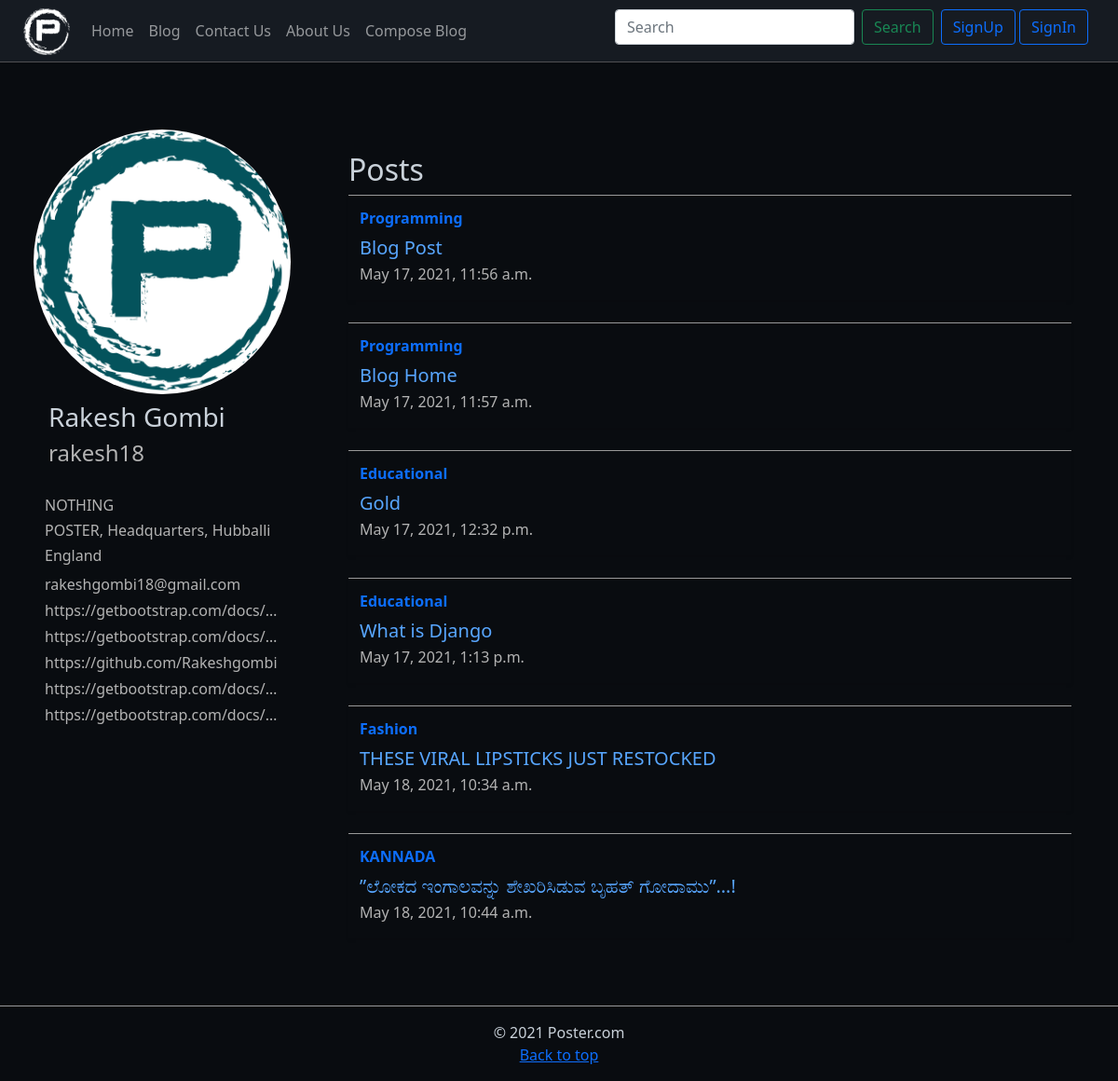
Page /rakesh18/ on the committed database.
### Home/models.py (models this page shows, shortened)
class Profile(models.Model):
  user = models.OneToOneField(User, null=True, on_delete=models.CASCADE)
  bio = models.TextField()
  organisation = models.CharField(max_length=300, default="")
  country = models.CharField(max_length=50, default="")
  display_pic = models.FileField(upload_to="pic_folder")
  website = models.CharField(max_length=255, null=True, blank=True, default="")
  facebook = models.CharField(max_length=255, null=True, blank=True, default="")
  instagram = models.CharField(max_length=255, null=True, blank=True, default="")
  twitter = models.CharField(max_length=255, null=True, blank=True, default="")
  github = models.CharField(max_length=255, null=True, blank=True, default="")

### Blog/models.py (models this page shows, shortened)
class Post(models.Model):
    sno = models.AutoField(primary_key=True)
    category = models.CharField(max_length=50, default="")
    title = models.CharField(max_length=300, default="")
    author = models.CharField(max_length=255, default="")
    content = RichTextField(blank=True, null=True)
    slug = models.CharField(max_length=350)
    views = models.IntegerField(default=0)
    timestamp = models.DateTimeField(auto_now_add=True)

### Home/views.py (the view, shortened to what this page needs)
# urls.py: path('<str:slug>/', views.userSettings, name="userSettings"),
def userSettings(request, slug):
    username = get_object_or_404(User, username=slug)
    user = User.objects.filter(username=username).first()
    allPost = Post.objects.filter(author=username)
    profile = Profile.objects.filter(user=user).first()
    context = {"user": user, "profile": profile, "allPosts": allPost}
    if not(request.user.is_authenticated and request.user == username):
        context['flag'] = True
        return render(request, "home/userProfile.html", context)

### templates/home/userProfile.html (shortened to what this page needs)
{% extends 'base.html' %}
{% load static %}
{% block body %}
<main class="bg-black0 text-light row mx-0 py-5">
  <div class="divider" style="width:20px"></div>
  <div class="col px-4 mt-4 bg-black0 col col-lg-3">
    <div class="" id="user-details">
      <div class="bg-black0 row ">
        <div class="popup col-2 col-lg-12 col-sm-2  p-0">
         {% if profile.display_pic %}
          <img src="{{ profile.display_pic.url}}" width="400" height="400">
          {% else %}
          <img src="{% static 'logo/favicon.png' %}" class="" alt="...">
          {% endif %}
        </div>
        <div class="col bg-black0 text-muted col col-10 col-lg-12 p-2 px-3 col-sm-10">
          <h3 class="text-light">{{user.first_name}} {{user.last_name}}</h3>
          <h4>{{user.username}}</h4>
        </div>
      </div>
      <div class="col bg-black0 text-muted ">
        <h6 class="mt-3">{{profile.bio}}</h6>
        <h6> {{profile.organisation}}</h6>
        <h6> {{profile.country}}</h6>
        <ul class="navbar-nav">
          {% if user.email %}
          <li class="nav-item text-truncate mb-1"><a href="mailto:{{user.email}}" target="_blank"
              class="text-muted text-decoration-none"> {{user.email}}</a></li>
          {% endif %}
          {% if profile.facebook %}
          <li class="nav-item text-truncate mb-1"><a href="{{profile.facebook}}" target="_blank"
              class="text-muted text-decoration-none"> {{profile.facebook}}</a></li>
          {% endif %}
          {% if profile.instagram %}
          <li class="nav-item text-truncate mb-1"><a href="{{profile.instagram}}" target="_blank"
              class="text-muted text-decoration-none"> {{profile.instagram}}</a></li>
          {% endif %}
          {% if profile.github %}
          <li class="nav-item text-truncate mb-1"><a href="{{profile.github}}" target="_blank"
              class="text-muted text-decoration-none"> {{profile.github}}</a></li>
          {% endif %}
          {% if profile.twitter %}
          <li class="nav-item text-truncate mb-1">
            <a href="{{profile.twitter}}" target="_blank" class="text-muted text-decoration-none">
              {{profile.twitter}}</a>
          </li>
          {% endif %}
          {% if profile.website %}
          <li class="nav-item text-truncate mb-1"><a href="{{profile.website}}"
              class="text-muted text-decoration-none"> {{profile.website}}</a></li>
          {% endif %}
        </ul>
      </div>
    </div>
  </div>
  <div class="container mt-5 col-lg-8">
    <h2 class="">Posts</h2>
    {% if allPosts.count > 0 %}
    {% for post in allPosts %}
    <div
      class="row no-gutters border-top  overflow-hidden flex-md-row mb-4 shadow-sm h-md-250 my-2 position-relative  bg-black0 text-light p-1 col-lg-12 mx-auto">
      <div class="col p-2 d-flex flex-column position-static  text-light justify">
        <strong class="d-inline-block mb-2 text-primary">{{post.category}}</strong>
        <h5 class="mb-1"><a href="/blog/{{post.slug}}" class="text-link">{{ post.title }}</a></h5>
        <div class="mb-1 text-muted">{{post.timestamp}}</div>
      </div>
    </div>
    {% endfor %}
  </div>
  {% else %}
  <h3>No Posts Yet</h3>
  {% endif %}
</main>
{% endblock body %}

### templates/home/userProfile.html (style rules this page uses)
.popup { display: flex; align-items: center; justify-content: center; }
.popup img { width: 100%; height: auto; border-radius: 50%; }

### rows in the picture
Profile: display_pic (picture), bio "NOTHING", organisation "POSTER, Headquarters, Hubballi", country "England", facebook "https://getbootstrap.com/docs/…", instagram "https://getbootstrap.com/docs/…", github "https://github.com/Rakeshgombi", twitter "https://getbootstrap.com/docs/…", website "https://getbootstrap.com/docs/…"
Post: category "Programming", title "Blog Post", timestamp "May 17, 2021, 11:56 a.m."
Post: category "Programming", title "Blog Home", timestamp "May 17, 2021, 11:57 a.m."
Post: category "Educational", title "Gold", timestamp "May 17, 2021, 12:32 p.m."
Post: category "Educational", title "What is Django", timestamp "May 17, 2021, 1:13 p.m."
Post: category "Fashion", title "THESE VIRAL LIPSTICKS JUST RESTOCKED", timestamp "May 18, 2021, 10:34 a.m."
Post: category "KANNADA", title "”ಲೋಕದ ಇಂಗಾಲವನ್ನು ಶೇಖರಿಸಿಡುವ ಬೃಹತ್ ಗೋದಾಮು”…!", timestamp "May 18, 2021, 10:44 a.m."

### other values in the picture
{{ user.first_name }} "Rakesh"
{{ user.last_name }} "Gombi"
{{ user.username }} "rakesh18"
{{ user.email }} "rakeshgombi18@gmail.com"
